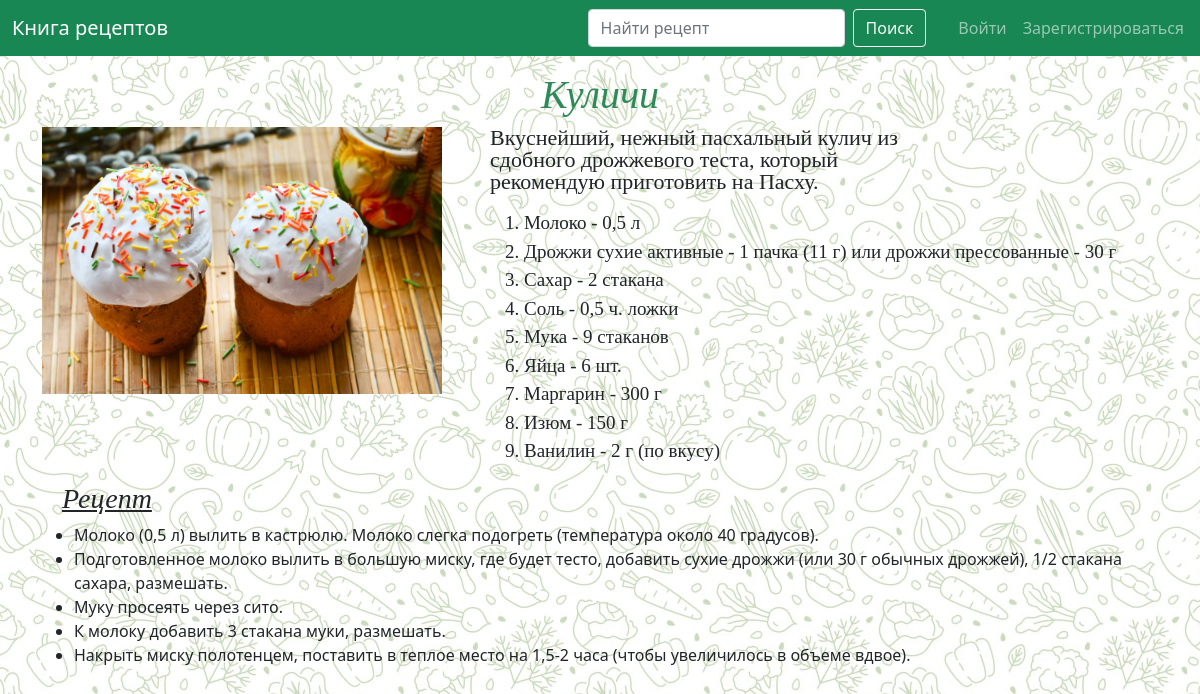
/recipe/1, run on the app's committed database.
### data/recipes.py (models this page shows)
class Recipes(SqlAlchemyBase):
    __tablename__ = 'recipes'
    id = sqlalchemy.Column(sqlalchemy.Integer,
                           primary_key=True, autoincrement=True)
    title = sqlalchemy.Column(sqlalchemy.String)
    description = sqlalchemy.Column(sqlalchemy.String)
    picture_name = sqlalchemy.Column(sqlalchemy.String, nullable=False)
    ingredients = sqlalchemy.Column(sqlalchemy.String)
    recipe = sqlalchemy.Column(sqlalchemy.String)
    user_id = sqlalchemy.Column(sqlalchemy.Integer,
                                sqlalchemy.ForeignKey("users.id"))
    categories = orm.relationship("Category",
                                  secondary="recipe_to_category",
                                  backref="recipes")
    user = orm.relationship('User')
    created_date = sqlalchemy.Column(sqlalchemy.DateTime, default=datetime.datetime.now)

### main.py (the view)
@app.route('/recipe/<int:recipe_id>')
def show_one_recipe(recipe_id):
    db_sess = db_session.create_session()
    recipe = db_sess.query(Recipes).get(recipe_id)
    return render_template('recipe.html', title=f'{recipe.title}', recipe=recipe)

### data/db_session.py (called while the page is built)
def create_session() -> Session:
    global __factory
    return __factory()

### templates/recipe.html
{% extends "base.html" %}
{% block content %}
<h1 class="text-center fst-italic fst-bold"
    style="font-family: cursive; color: #2E8B57; margin-top: 15px;">{{ recipe.title }}</h1>
<img src="/static/img/{{ recipe.picture_name }}" style="width: 400px; float: left;" class="me-5">
<p style="margin-right: 200px; font-size: 22px; font-family: serif;" class="lh-1">{{ recipe.description }}</p>
<ol style="margin-left: 450px;">
    {% for item in recipe.ingredients.split('\n') %}
    <li style="font-family: serif; font-size: 19px;">{{ item }}</li>
    {% endfor %}
</ol>
<h3 style="margin-left: 20px; font-family: fantasy; font-style: italic;"
    class="text-decoration-underline">Рецепт</h3>
<ul>
    {% for step in recipe.recipe.split('\n') %}
    <li>{{ step }}</li>
    {% endfor %}
</ul>
{% endblock %}

### static/css/base.css (style rules this page uses)
body { background-image: url(/static/img/background_image.jpg); }

### data on the page
Recipes: title "Куличи", picture_name (picture), description "Вкуснейший, нежный пасхальный кулич из сдобного дрожжевого теста, который рекомендую приготовить на Пасху."

### other printed values
{{ item }} "Молоко - 0,5 л" "Дрожжи сухие активные - 1 пачка (11 г) или дрожжи прессованные - 30 г" "Сахар - 2 стакана" "Соль - 0,5 ч. ложки" "Мука - 9 стаканов" "Яйца - 6 шт." "Маргарин - 300 г" "Изюм - 150 г" "Ванилин - 2 г (по вкусу)"
{{ step }} "Молоко (0,5 л) вылить в кастрюлю. Молоко слегка подогреть (температура около 40 градусов)." "Подготовленное молоко вылить в большую миску, где будет тесто, добавить сухие дрожжи (или 30 г обычных дрожжей), 1/2 стакана сахара, размешать." "Муку просеять через сито." "К молоку добавить 3 стакана муки, размешать." "Накрыть миску полотенцем, поставить в теплое место на 1,5-2 часа (чтобы увеличилось в объеме вдвое)."
